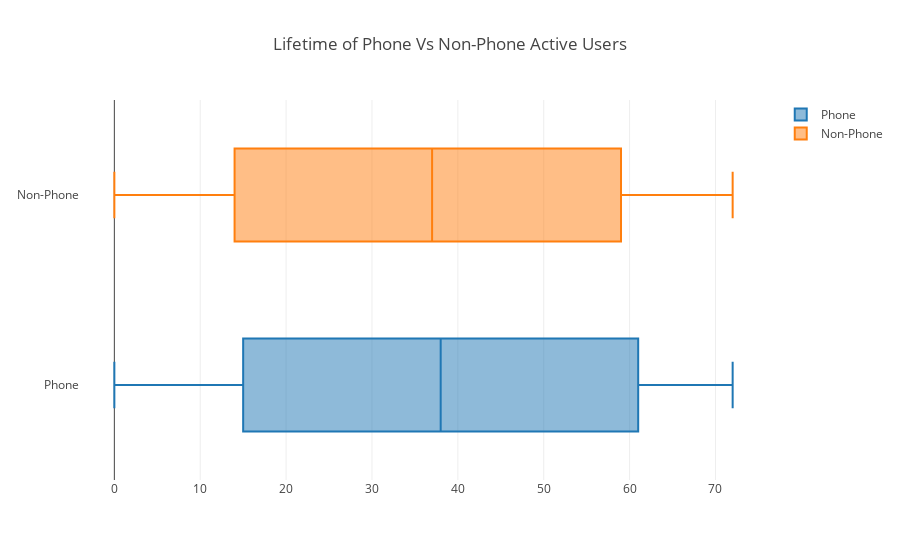

Notebook cell for this chart:
### Markdown cell above
### 3.1 Phone Vs Non-Phone (Active)

### Code cell
group_1 = go.Box(
    x=active_phone_users['tenure'],
    name="Phone")

group_2 = go.Box(
    x=active_users[~active_users.isin(active_phone_users)].dropna()['tenure'],
    name="Non-Phone")

info = [group_1, group_2]
title = "Lifetime of Phone Vs Non-Phone Active Users"
iplot({
            "data": info, 
            "layout": {
                "title": title
            }
     })

### Figure 1 — Plotly figure (JSON) as saved in the notebook; plotly's stock layout.template omitted (floating-point values rounded to 4 significant figures; data arrays with more than 128 entries replaced by an {"elided": "..."} marker saying what was removed)
{"data": [{"name": "Phone", "type": "box", "uid": "35470f40-a58b-11e8-ae3c-3c15c2dc8196", "x": {"elided": "4662 int values"}}, {"name": "Non-Phone", "type": "box", "uid": "354710e4-a58b-11e8-9df4-3c15c2dc8196", "x": {"elided": "512 int values"}}], "layout": {"title": "Lifetime of Phone Vs Non-Phone Active Users"}}
